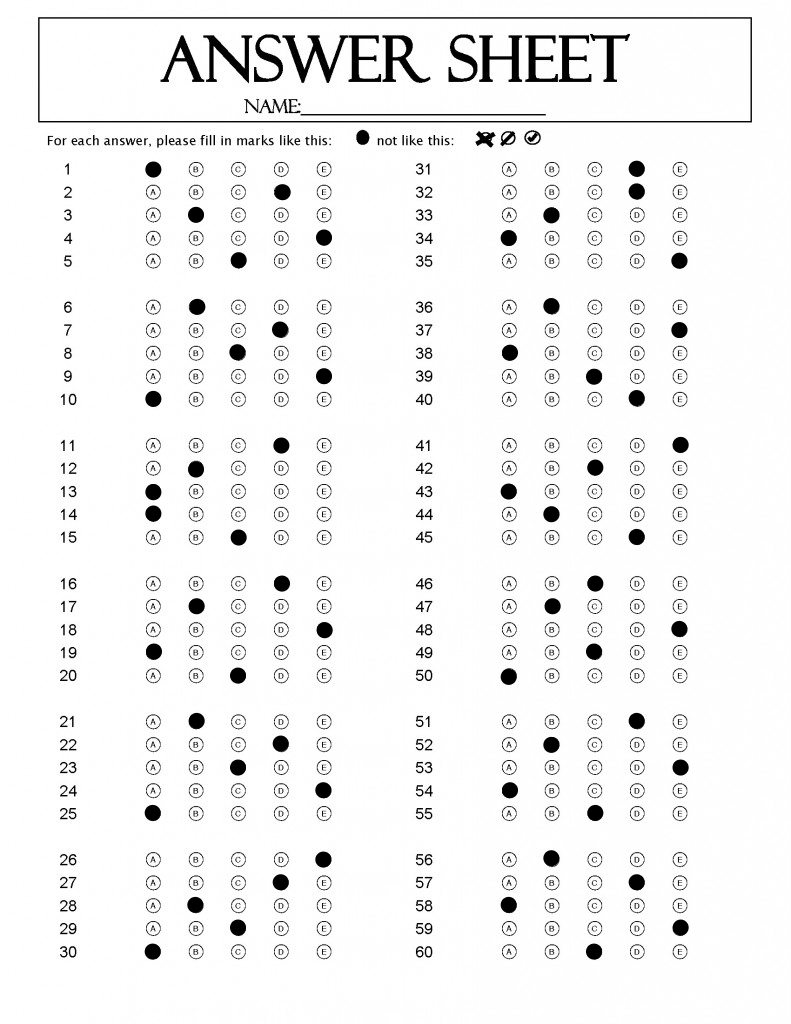
#> input picture data/2000101_Nguyen_VanAn_3A.png, 791 x 1024 px; its folder holds only this picture in this run
$ python index.py
#> lines starting #> are read from the running program, lines starting #| are printed output that depends on the picture
# from imutils.perspective import four_point_transform
import random
import cv2
import pandas as pd
import matplotlib.pyplot as plt
from os import listdir
from os.path  import isfile, join

data_name_list = [f for f in listdir('data') if isfile(join('data', f))]

height = 600
width = 463

# 463, 600

character_table = ['A', 'B', 'C', 'D', 'E']
answer = 5
questions_part = 5
total_part = 6
ques_each_side = 30
total_question = 60

statistical_table = [0] * total_question

def generateColumns():
  columns = ['Student ID', 'Surname', 'First Name', 'Code']
  for i in range(60): columns.append('Question: '+str((i+1)))
  columns.append('Score')
  return columns

def grid():
  _grid = []
  for i in range(total_question):
    _grid.append([])
    for j in range(answer):
      _grid[i].append(0)
  return _grid

def show_images(images):
    for image in images:
        imshow = plt.imshow(image)
        plt.show()

img_filenames = data_name_list
img_list = list()
student_data_list = list()
for name in img_filenames:
  if name == '.DS_Store': continue
  img = plt.imread('data/' + name)
#> img is the input picture: shape (1024, 791, 3) float32; min 0, max 1, mean 0.951
  img = cv2.resize(img, (width, height), interpolation = cv2.INTER_AREA)
#> img: shape (600, 463, 3) float32
  img = img[90:, :]
#> img: shape (510, 463, 3) float32
  img_list.append(img)

  name = name.replace('.png', '').split('_')
  if len(name) < 4:
    print(name)
    continue
  student = [name[0], name[1], name[2], name[3]]
  student_data_list.append(student)

# img_test = img_list[0]
# show_images([img_test, img_list[1]])

def get_rect_list(contours):
  rect_list = list()
  for p_c in contours:
    arc_length = cv2.arcLength(p_c, True)
    approx = cv2.approxPolyDP(p_c, arc_length * 0.02, True)
    if approx == 4:
      rect_list.append(p_c)
  return rect_list

def write_csv_file():
  if len(student_data_list) == 0:
    return False
  students = pd.DataFrame(student_data_list, columns=['Student ID', 'Surname', 'First Name', 'Code'])
  students.to_csv('student.csv', index=False, sep=';')

def check_part(sides, side_pos, pc, result_data):
  part = sides[side_pos][(80*pc):80*(pc+1), :]
  part = part[5:70, :]
  gray = cv2.cvtColor(part, cv2.COLOR_BGR2GRAY)
  _, threshold = cv2.threshold(gray, 20, 5, cv2.THRESH_BINARY_INV)

  row_height = part.shape[0] // questions_part
  col_width = part.shape[1] // answer
  part_gray = cv2.cvtColor(part, cv2.COLOR_BGR2GRAY)
  # show_images([part])
  part = part_gray
  for i in range(questions_part):
    current_question = (questions_part*pc + i + 1) + ques_each_side*side_pos
    row = part[row_height*i:row_height*(i+1), :]
    for j in range(answer):
      col = row[:, col_width*j:col_width*(j+1)]
      count = cv2.countNonZero(col)
      if count < 300:
        result_data[current_question - 1][j] = 1
        # print('Check question  ', current_question, ' at: ', character_table[j])
        # print(result_data[current_question - 1])

# def grade(img): # Return score
def detect_checked(img, only_firstfive=False):
  # img = img_list[0]
  img_copy = img.copy()
  left_side = img[:, 80:200]
  right_side = img[:, 290:410]
  gray_img = cv2.cvtColor(img, cv2.COLOR_BGR2GRAY)
  blur_img = cv2.GaussianBlur(gray_img, (5, 5), 0)

  left_side = left_side[:490, :]
  right_side = right_side[:490, :]
  sides = [left_side, right_side]

  result_data = grid()
  if only_firstfive:
    for side_pos in range(1):
      part_height = sides[side_pos].shape[0] // total_part
      for pc in range(1):
        check_part(sides, side_pos, pc, result_data)
    return result_data
  for side_pos in range(2):
    part_height = sides[side_pos].shape[0] // total_part
    for pc in range(total_part):
      check_part(sides, side_pos, pc, result_data)
  return result_data

'''
  Detect answer data from image
  Use same algorithm with grading to get data
'''
def detectAnswerData():
  answer_data = ['' for i in range(total_question)]
  answer_image = plt.imread('answer/3A.png')
  answer_image = cv2.resize(answer_image, (width, height), interpolation = cv2.INTER_AREA)
  answer_image = answer_image[90:, :]
  checked_data = detect_checked(answer_image)
  # show_images([answer_image])
  for i in range(len(checked_data)):
    for j in range(len(checked_data[i])):
      if checked_data[i][j]:
        answer_data[i] = character_table[j]
  return answer_data

answer_data = detectAnswerData()
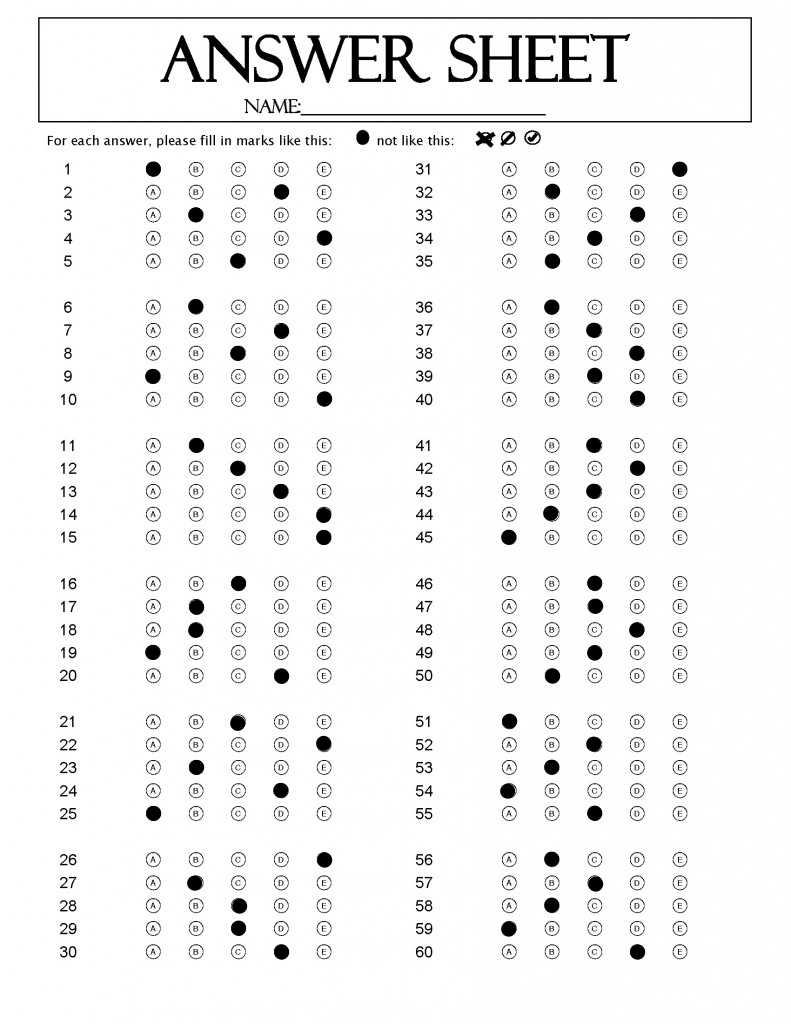
#> input picture answer/3A.png, 791 x 1024 px
#> in detectAnswerData, answer_image is the input picture: shape (1024, 791, 3) float32; min 0, max 1, mean 0.952
#> the loop in detect_checked, `for side_pos in range(2):` made 2 passes
#> pass 1, in check_part, `part = part[5:70, :]`:
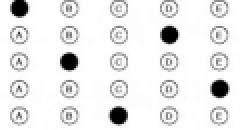
#> part: shape (65, 120, 3) float32 (shown 2 times larger); min 0, max 1, mean 0.917
#> in detectAnswerData, `checked_data = detect_checked(answer_image)`: checked_data = 60 items, first 6: [1, 0, 0, 0, 0], [0, 0, 0, 1, 0], [0, 1, 0, 0, 0], [0, 0, 0, 0, 1], [0, 0, 1, 0, 0], [0, 1, 0, 0, 0]
#> the loop in detectAnswerData, `for i in range(len(checked_data)):` made 60 passes
#> after the loop in detectAnswerData, `for i in range(len(checked_data)):`: answer_data = 60 items, first 6: 'A', 'D', 'B', 'E', 'C', 'B'
#> answer_data = 60 items, first 6: 'A', 'D', 'B', 'E', 'C', 'B'

# print(answer_data)

'''
  - Grade based on comparison of checked_data
  - one-hot array [0, 0, 0, 0, 1] - 1 represent for checked
'''
def grade(checked_data, student, is_statistical=False):
  score = 0
  check =0
  for (question_index, question_data) in enumerate(checked_data):
    for j in range(len(question_data)):
      if question_data[j] == 1:
        result = character_table[j]
        student.append(result)
        check += 1
        if result == answer_data[question_index]:
          if is_statistical: statistical_table[question_index] += 1
          score += 1
        break
  return score

def checkDataInFirstFive():
  student_data_copy = student_data_list.copy()
  for (i, image) in enumerate(img_list):
    student = student_data_copy[i].copy()
    checked_data = detect_checked(image, only_firstfive=True)
    checked_data = checked_data[:5]
    for question_data in checked_data:
      for j in range(len(question_data)):
        if question_data[j] == 1:
          student.append(character_table[j])
    student_data_copy[i] = student

  columns = ['Student ID', 'Surname', 'First Name', 'Code']
  for i in range(5): columns.append('Question: '+str((i+1)))
  data_frame = pd.DataFrame(student_data_copy, columns=columns)
  print('--- Checked of first five question of all student: -----')
  print(data_frame)
  print('\n')

def generateStudentScore(student_index=0):
  student_data_copy = student_data_list.copy()
  score = 0
  i = student_index
  image = img_list[student_index]
  student = student_data_copy[student_index].copy()
  checked_data = detect_checked(image, only_firstfive=False)

  checked_data = checked_data

  score = grade(checked_data, student)
  score = (score / total_question) * 100
  student.append(score)
  # print(len(student), len(checked_data))
  student_data_copy[i] = student

  student_data_copy = student_data_copy[student_index:student_index+1]
  columns = generateColumns()
  data_frame = pd.DataFrame(student_data_copy, columns=columns)
  print('---- Checked data of student: ', student[2], '----')
  print(data_frame)
  print('\n')

def isempty(arr):
  for item in arr:
    if item:
      return False
  return True

def gradingStudentInClass():
  global statistical_table
  student_data_copy = student_data_list.copy()
  for i in range(len(student_data_copy)):
    image = img_list[i]
    student = student_data_copy[i].copy()
    checked_data = detect_checked(image)

    for jk in range(len(checked_data)):
      empty = isempty(checked_data[jk ])
      if empty:
        print('is empty')

    score = grade(checked_data, student, True)
    score = (score / total_question) * 100
    student.append(score)
    student_data_copy[i] = student

  columns = generateColumns()
  data_frame = pd.DataFrame(student_data_copy, columns=columns)

  grading_columns = ['ID', 'Score']
  grading_data = [[item[0], item[-1]] for item in student_data_copy]
  print('---- Generate grading score of class: Done ----\n')
  # print(student_data_copy)
  print(data_frame)
  for i in range(len(student_data_copy)):
    if len(student_data_copy[i]) > 65:
      print(student_data_copy[i])
  grading_data_frame = pd.DataFrame(grading_data, columns=grading_columns)
  grading_data_frame.to_csv('grading.csv')
  return data_frame

# generateStudentScore(7)
# gradingStudentInClass()

def analysisScore():
  table = statistical_table.copy()
  for i in range(len(table)):
    table[i] = {'q': i + 1, 'count': table[i]}
  for i in range(len(table)):
    for j in range(i + 1, len(table)):
      if  table[i]['count'] > table[j]['count']:
        tmp = table[i]
        table[i] = table[j]
        table[j] = tmp
  return table

def findThreeMostDiffQuestion():
  analysis_score_table = analysisScore()
  three_most_dff = [item['q'] for item in analysis_score_table[:3]]
  print('Three most difficult questions: ', ", ".join([str(item) for item in three_most_dff]))

def finalResult(data_frame):
  pass_student_count = 0
  for i in range(0, len(data_frame)):
    student_score = data_frame.iloc[i]['Score']
    if student_score > 40.0:
      pass_student_count += 1

  print('Number of student having score pass: ', pass_student_count)
  print('Final result of class: ', 'Pass' if (pass_student_count/len(student_data_list))*100 > 50.0 else 'Failed')
  return pass_student_count

# print(answer_data)

'''Question 2: Generating student.csv'''
write_csv_file()

'''Question 3: Generating the first 5 answers of all student '''
checkDataInFirstFive()
#> the loop in checkDataInFirstFive, `for (i, image) in enumerate(img_list):` made 1 pass
#> pass 1, in detect_checked (call 2), `right_side = img[:, 290:410]`:
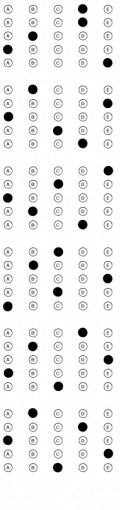
#> right_side: shape (510, 120, 3) float32; min 0, max 1, mean 0.932
#> pass 1, in detect_checked (call 2), `blur_img = cv2.GaussianBlur(gray_img, (5, 5), 0)`:
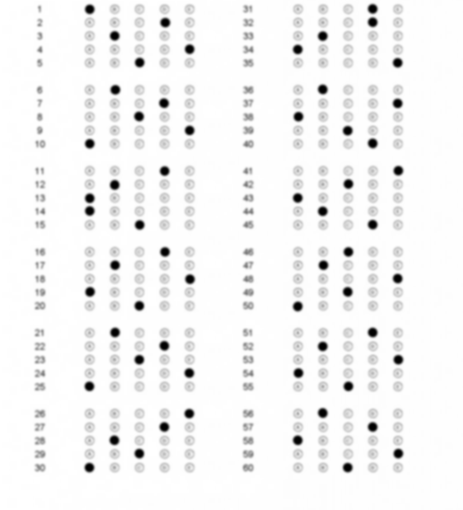
#> blur_img: shape (510, 463) float32; min 0, max 1, mean 0.959
#> after the loop in checkDataInFirstFive, `for (i, image) in enumerate(img_list):`: student_data_copy = [['2000101', 'Nguyen', 'VanAn', '3A', 'A', 'D', 'B', 'E', 'C']]
#> in checkDataInFirstFive, `data_frame = pd.DataFrame(student_data_copy, columns=columns)`: data_frame = table of 1 rows and 9 columns
#> (printed output is left out)

'''Question 4: Generating all answers of one student'''
generateStudentScore(random.randint(0, len(student_data_list) - 1))
#> call 3 of detect_checked, with only_firstfive = False
#> in detect_checked (call 3), `right_side = right_side[:490, :]`:
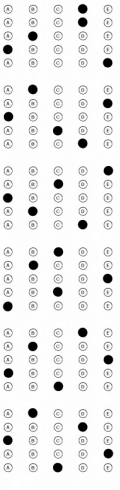
#> right_side: shape (490, 120, 3) float32; min 0, max 1, mean 0.929
#> the loop in detect_checked (call 3), `for side_pos in range(2):` made 2 passes
#> pass 1, in check_part (call 15), `part = sides[side_pos][(80*pc):80*(pc+1), :]`:
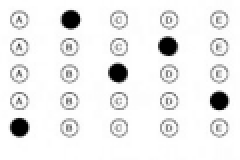
#> part: shape (80, 120, 3) float32 (shown 2 times larger); min 0, max 1, mean 0.929
#> the loop in grade, `for (question_index, question_data) in enumerate(checked_data):` made 60 passes
#> after the loop in grade, `for (question_index, question_data) in enumerate(checked_data):`: check = 60; score = 22; statistical_table = 60 values from 0 to 0; student = 64 items, first 6: '2000101', 'Nguyen', 'VanAn', '3A', 'A', 'D'
#> in generateStudentScore, `score = grade(checked_data, student)`: score = 22
#> in generateStudentScore, `score = (score / total_question) * 100`: score = 36.67
#> in generateStudentScore, `student_data_copy = student_data_copy[student_index:student_index+1]`: student_data_copy = 1 item
#> in generateStudentScore, `data_frame = pd.DataFrame(student_data_copy, columns=columns)`: data_frame = table of 1 rows and 65 columns
#| ---- Checked data of student:  VanAn ----
#> (printed output is left out)

'''Question 5: Generating grading.csv'''
student_data_frame = gradingStudentInClass()
#> the loop in gradingStudentInClass, `for i in range(len(student_data_copy)):` made 1 pass
#> pass 1, in check_part (call 28), `part = part[5:70, :]`:
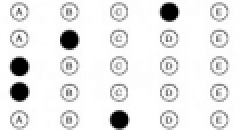
#> part: shape (65, 120, 3) float32 (shown 2 times larger); min 0, max 1, mean 0.913
#> after the loop in gradingStudentInClass, `for i in range(len(student_data_copy)):`: student_data_copy = 1 item
#> in gradingStudentInClass, `data_frame = pd.DataFrame(student_data_copy, columns=columns)`: data_frame = table of 1 rows and 65 columns
#> in gradingStudentInClass, `grading_data = [[item[0], item[-1]] for item in student_data_copy]`: grading_data = [['2000101', 36.67]]
#> (printed output is left out)
#> the loop in gradingStudentInClass, `for i in range(len(student_data_copy)):` made 1 pass
#> in gradingStudentInClass, `grading_data_frame = pd.DataFrame(grading_data, columns=grading_columns)`: grading_data_frame = table of 1 rows and 2 columns
#> student_data_frame = table of 1 rows and 65 columns

'''Question 6: Summary which 3 questions are the most difficult. '''
findThreeMostDiffQuestion()
#> in analysisScore, `table = statistical_table.copy()`: table = 60 values, max 1 at index 0, min 0 at index 8, mean 0.367
#> the loop in analysisScore, `for i in range(len(table)):` made 60 passes
#> after the loop in analysisScore, `for i in range(len(table)):`: table = 60 items
#> in findThreeMostDiffQuestion, `three_most_dff = [item['q'] for item in analysis_score_table[:3]]`: three_most_dff = [9, 10, 11]
#| Three most difficult questions:  9, 10, 11

'''Question 7: Generating the final result (pass/fail) of the class.'''
finalResult(student_data_frame)
